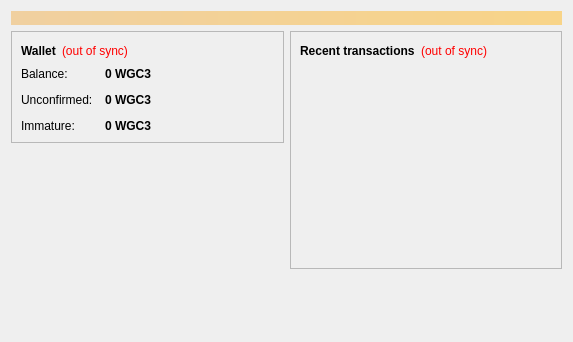
<?xml version="1.0" encoding="UTF-8"?>
<ui version="4.0">
 <class>OverviewPage</class>
 <widget class="QWidget" name="OverviewPage">
  <property name="geometry">
   <rect>
    <x>0</x>
    <y>0</y>
    <width>573</width>
    <height>342</height>
   </rect>
  </property>
  <property name="windowTitle">
   <string>Form</string>
  </property>
  <layout class="QVBoxLayout" name="topLayout">
   <item>
    <widget class="QLabel" name="labelAlerts">
     <property name="visible">
      <bool>false</bool>
     </property>
     <property name="styleSheet">
      <string notr="true">background-color: qlineargradient(x1: 0, y1: 0, x2: 1, y2: 0, stop:0 #F0D0A0, stop:1 #F8D488); color:#000000;</string>
     </property>
     <property name="wordWrap">
      <bool>true</bool>
     </property>
     <property name="margin">
      <number>3</number>
     </property>
    </widget>
   </item>
   <item>
    <layout class="QHBoxLayout" name="horizontalLayout" stretch="1,1">
     <item>
      <layout class="QVBoxLayout" name="verticalLayout_2">
       <item>
        <widget class="QFrame" name="frame">
         <property name="frameShape">
          <enum>QFrame::StyledPanel</enum>
         </property>
         <property name="frameShadow">
          <enum>QFrame::Raised</enum>
         </property>
         <layout class="QVBoxLayout" name="verticalLayout_4">
          <item>
           <layout class="QHBoxLayout" name="horizontalLayout_4">
            <item>
             <widget class="QLabel" name="label_5">
              <property name="font">
               <font>
                <weight>75</weight>
                <bold>true</bold>
               </font>
              </property>
              <property name="text">
               <string>Wallet</string>
              </property>
             </widget>
            </item>
            <item>
             <widget class="QLabel" name="labelWalletStatus">
              <property name="toolTip">
               <string>The displayed information may be out of date. Your wallet automatically synchronizes with the Wgcclassic network after a connection is established, but this process has not completed yet.</string>
              </property>
              <property name="styleSheet">
               <string notr="true">QLabel { color: red; }</string>
              </property>
              <property name="text">
               <string notr="true">(out of sync)</string>
              </property>
              <property name="alignment">
               <set>Qt::AlignLeading|Qt::AlignLeft|Qt::AlignVCenter</set>
              </property>
             </widget>
            </item>
            <item>
             <spacer name="horizontalSpacer_2">
              <property name="orientation">
               <enum>Qt::Horizontal</enum>
              </property>
              <property name="sizeHint" stdset="0">
               <size>
                <width>40</width>
                <height>20</height>
               </size>
              </property>
             </spacer>
            </item>
           </layout>
          </item>
          <item>
           <layout class="QFormLayout" name="formLayout_2">
            <property name="fieldGrowthPolicy">
             <enum>QFormLayout::AllNonFixedFieldsGrow</enum>
            </property>
            <property name="horizontalSpacing">
             <number>12</number>
            </property>
            <property name="verticalSpacing">
             <number>12</number>
            </property>
            <item row="0" column="0">
             <widget class="QLabel" name="label">
              <property name="text">
               <string>Balance:</string>
              </property>
             </widget>
            </item>
            <item row="0" column="1">
             <widget class="QLabel" name="labelBalance">
              <property name="font">
               <font>
                <weight>75</weight>
                <bold>true</bold>
               </font>
              </property>
              <property name="cursor">
               <cursorShape>IBeamCursor</cursorShape>
              </property>
              <property name="toolTip">
               <string>Your current balance</string>
              </property>
              <property name="text">
               <string notr="true">0 WGC3</string>
              </property>
              <property name="textInteractionFlags">
               <set>Qt::LinksAccessibleByMouse|Qt::TextSelectableByKeyboard|Qt::TextSelectableByMouse</set>
              </property>
             </widget>
            </item>
            <item row="1" column="0">
             <widget class="QLabel" name="label_3">
              <property name="text">
               <string>Unconfirmed:</string>
              </property>
             </widget>
            </item>
            <item row="1" column="1">
             <widget class="QLabel" name="labelUnconfirmed">
              <property name="font">
               <font>
                <weight>75</weight>
                <bold>true</bold>
               </font>
              </property>
              <property name="cursor">
               <cursorShape>IBeamCursor</cursorShape>
              </property>
              <property name="toolTip">
               <string>Total of transactions that have yet to be confirmed, and do not yet count toward the current balance</string>
              </property>
              <property name="text">
               <string notr="true">0 WGC3</string>
              </property>
              <property name="textInteractionFlags">
               <set>Qt::LinksAccessibleByMouse|Qt::TextSelectableByKeyboard|Qt::TextSelectableByMouse</set>
              </property>
             </widget>
            </item>
            <item row="2" column="0">
             <widget class="QLabel" name="labelImmatureText">
              <property name="text">
               <string>Immature:</string>
              </property>
             </widget>
            </item>
            <item row="2" column="1">
             <widget class="QLabel" name="labelImmature">
              <property name="font">
               <font>
                <weight>75</weight>
                <bold>true</bold>
               </font>
              </property>
              <property name="toolTip">
               <string>Mined balance that has not yet matured</string>
              </property>
              <property name="text">
               <string notr="true">0 WGC3</string>
              </property>
              <property name="textInteractionFlags">
               <set>Qt::LinksAccessibleByMouse|Qt::TextSelectableByKeyboard|Qt::TextSelectableByMouse</set>
              </property>
             </widget>
            </item>
           </layout>
          </item>
         </layout>
        </widget>
       </item>
       <item>
        <spacer name="verticalSpacer">
         <property name="orientation">
          <enum>Qt::Vertical</enum>
         </property>
         <property name="sizeHint" stdset="0">
          <size>
           <width>20</width>
           <height>40</height>
          </size>
         </property>
        </spacer>
       </item>
      </layout>
     </item>
     <item>
      <layout class="QVBoxLayout" name="verticalLayout_3">
       <item>
        <widget class="QFrame" name="frame_2">
         <property name="frameShape">
          <enum>QFrame::StyledPanel</enum>
         </property>
         <property name="frameShadow">
          <enum>QFrame::Raised</enum>
         </property>
         <layout class="QVBoxLayout" name="verticalLayout">
          <item>
           <layout class="QHBoxLayout" name="horizontalLayout_2">
            <item>
             <widget class="QLabel" name="label_4">
              <property name="text">
               <string>&lt;b&gt;Recent transactions&lt;/b&gt;</string>
              </property>
             </widget>
            </item>
            <item>
             <widget class="QLabel" name="labelTransactionsStatus">
              <property name="toolTip">
               <string>The displayed information may be out of date. Your wallet automatically synchronizes with the Wgcclassic network after a connection is established, but this process has not completed yet.</string>
              </property>
              <property name="styleSheet">
               <string notr="true">QLabel { color: red; }</string>
              </property>
              <property name="text">
               <string notr="true">(out of sync)</string>
              </property>
              <property name="alignment">
               <set>Qt::AlignRight|Qt::AlignTrailing|Qt::AlignVCenter</set>
              </property>
             </widget>
            </item>
            <item>
             <spacer name="horizontalSpacer">
              <property name="orientation">
               <enum>Qt::Horizontal</enum>
              </property>
              <property name="sizeHint" stdset="0">
               <size>
                <width>40</width>
                <height>20</height>
               </size>
              </property>
             </spacer>
            </item>
           </layout>
          </item>
          <item>
           <widget class="QListView" name="listTransactions">
            <property name="styleSheet">
             <string notr="true">QListView { background: transparent; }</string>
            </property>
            <property name="frameShape">
             <enum>QFrame::NoFrame</enum>
            </property>
            <property name="verticalScrollBarPolicy">
             <enum>Qt::ScrollBarAlwaysOff</enum>
            </property>
            <property name="horizontalScrollBarPolicy">
             <enum>Qt::ScrollBarAlwaysOff</enum>
            </property>
            <property name="selectionMode">
             <enum>QAbstractItemView::NoSelection</enum>
            </property>
           </widget>
          </item>
         </layout>
        </widget>
       </item>
       <item>
        <spacer name="verticalSpacer_2">
         <property name="orientation">
          <enum>Qt::Vertical</enum>
         </property>
         <property name="sizeHint" stdset="0">
          <size>
           <width>20</width>
           <height>40</height>
          </size>
         </property>
        </spacer>
       </item>
      </layout>
     </item>
    </layout>
   </item>
  </layout>
 </widget>
 <resources/>
 <connections/>
</ui>
